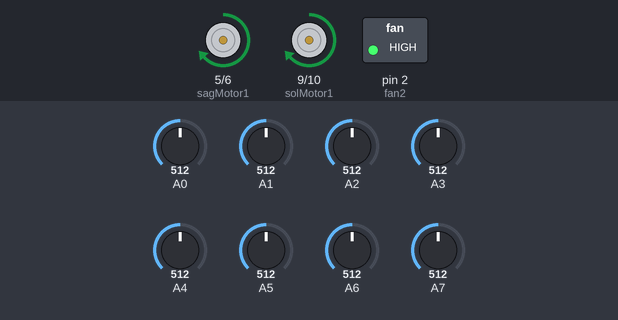
Simulated run of this sketch. Board: Arduino Nano, built with avr-gcc and run on an emulated ATmega328P. On the bench: motor-driver pin pairs drawn as motors (green arrow = first pin HIGH = forward, orange = second pin HIGH = backward, longer = more drive), switched loads named in the sketch (green lamp = pin HIGH). Inputs (shaded band) come from the test bench; at power-on: A0 = 512, A1 = 512, A6 = 512, A5 = 512, A7 = 512, A2 = 512, A3 = 512, A4 = 512.

Above: at 6.6 s.
6.7 s: A0 set to 716
At 8.1 s:
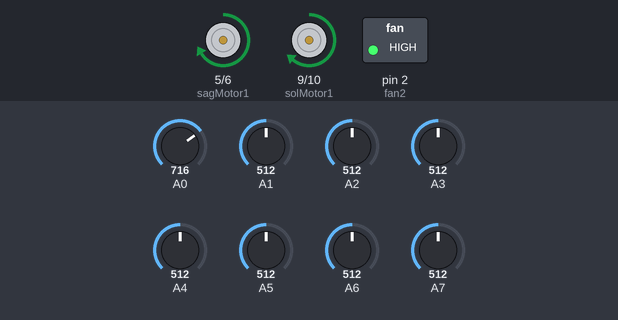
8.4 s: A1 set to 110
At 8.63 s:
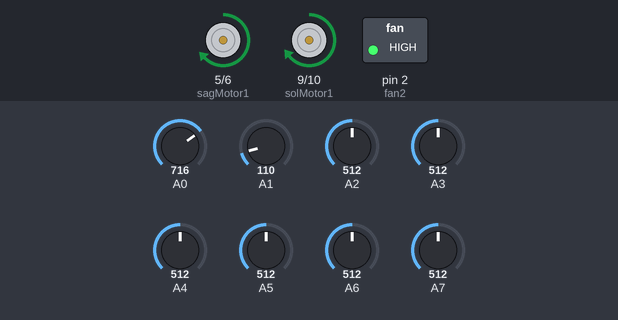
10.8 s: A6 set to 716
At 12.0 s:
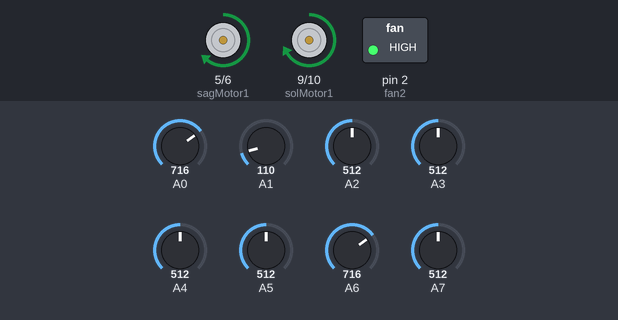
12.3 s: A5 set to 110
At 13.5 s:
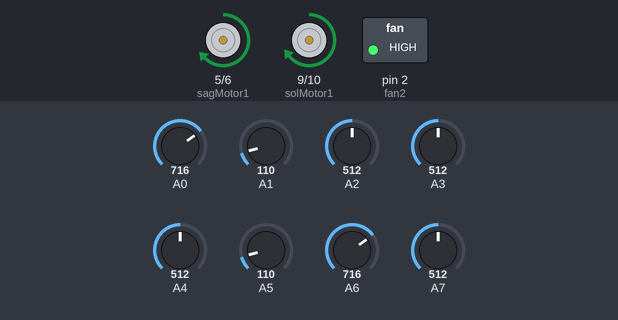
13.8 s: A7 set to 110
At 15.0 s:
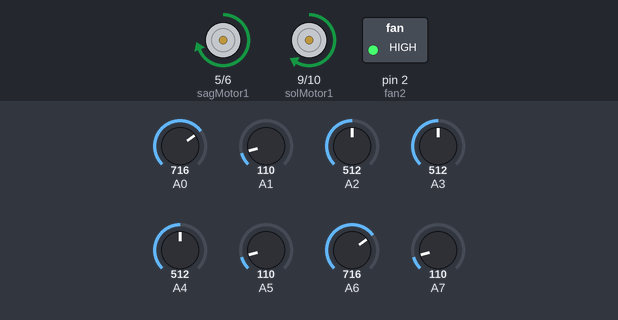
15.3 s: A0 set to 306
At 15.49 s:
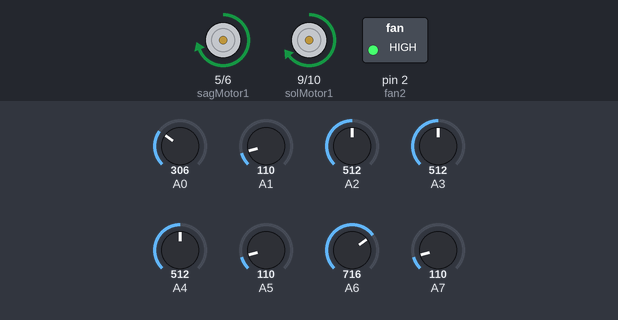
Timing chart, 0 to 17.8 s (numbered marks = the images above; inputs shaded):
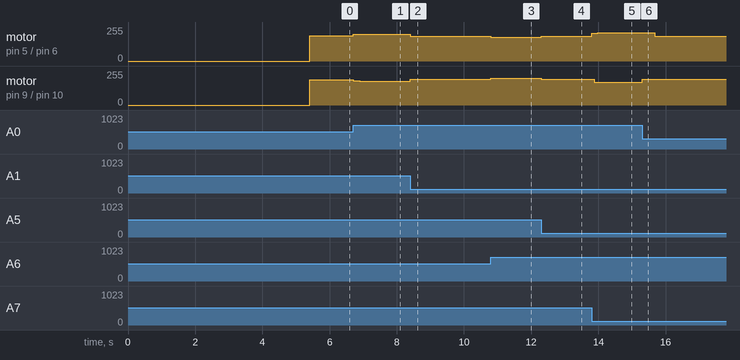

Measured:
- after the input at 6.7 s, motor on pin 5 (sagMotor1) / pin 6 (sagMotor2): forward 190/255 → forward 199/255 at once, → forward 200/255 0.20 s later; motor on pin 9 (solMotor1) / pin 10 (solMotor2): forward 190/255 → forward 181/255 at once, → forward 180/255 0.20 s later
- after the input at 8.4 s, motor on pin 5 (sagMotor1) / pin 6 (sagMotor2): forward 200/255 → forward 187/255 at once, → forward 186/255 0.45 s later, → forward 185/255 0.52 s later; motor on pin 9 (solMotor1) / pin 10 (solMotor2): forward 180/255 → forward 193/255 at once, → forward 194/255 0.45 s later, → forward 195/255 0.52 s later
- after the input at 10.8 s, motor on pin 5 (sagMotor1) / pin 6 (sagMotor2): forward 185/255 → forward 179/255 at once; motor on pin 9 (solMotor1) / pin 10 (solMotor2): forward 195/255 → forward 201/255 at once
- after the input at 12.3 s, motor on pin 5 (sagMotor1) / pin 6 (sagMotor2): forward 179/255 → forward 187/255 at once; motor on pin 9 (solMotor1) / pin 10 (solMotor2): forward 201/255 → forward 193/255 at once
- after the input at 13.8 s, motor on pin 5 (sagMotor1) / pin 6 (sagMotor2): forward 187/255 → forward 209/255 at once, → forward 210/255 0.07 s later, → forward 211/255 0.10 s later; motor on pin 9 (solMotor1) / pin 10 (solMotor2): forward 193/255 → forward 170/255 after 0.08 s, → forward 169/255 0.10 s later
- after the input at 15.3 s, motor on pin 5 (sagMotor1) / pin 6 (sagMotor2): forward 211/255 → forward 186/255 after 0.39 s, → forward 185/255 0.50 s later; motor on pin 9 (solMotor1) / pin 10 (solMotor2): forward 169/255 → forward 193/255 at once, → forward 194/255 0.38 s later, → forward 195/255 0.50 s later

The sketch:

04_Fanli_PID_Li.ino
```cpp
// BU KOD MUCİT AKADEMİSİ İÇİN EMRE DEMİRÖZ HOCA TARAFINDAN HAZIRLANMIŞTIR.
// Profesyonel Cizgi Izleyen - Fanli PID'li Taslak
// ROBOMER kart pinleri:
// Sag motor: D5-D6, Sol motor: D9-D10
// Cizgi sensorleri: A0-A7
// Fan cikisi: D2

#include <QTRSensors.h>

int sagMotor1 = 5;
int sagMotor2 = 6;
int solMotor1 = 9;
int solMotor2 = 10;
int fan2 = 2;

int temelHiz = 190;
int enYuksekHiz = 255;
int fanHizi = 200;

float Kp = 0.055;
float Ki = 0.0001;
float Kd = 0.75;

int sonHata = 0;
float toplamHata = 0;

QTRSensors qtr;
const uint8_t sensorSayisi = 8;
uint16_t sensorDegerleri[sensorSayisi];

void setup() {
  Serial.begin(9600);

  pinMode(sagMotor1, OUTPUT);
  pinMode(sagMotor2, OUTPUT);
  pinMode(solMotor1, OUTPUT);
  pinMode(solMotor2, OUTPUT);
  pinMode(fan2, OUTPUT);

  qtr.setTypeAnalog();
  qtr.setSensorPins((const uint8_t[]){A0, A1, A2, A3, A4, A5, A6, A7}, sensorSayisi);

  for (int i = 0; i < 120; i++) {
    qtr.calibrate();
    delay(20);
  }

  analogWrite(fan2, fanHizi);
}

void loop() {
  int konum = qtr.readLineBlack(sensorDegerleri);
  int hata = konum - 3500;

  toplamHata = toplamHata + hata;
  toplamHata = constrain(toplamHata, -10000, 10000);

  int hataDegisimi = hata - sonHata;
  int duzeltme = (Kp * hata) + (Ki * toplamHata) + (Kd * hataDegisimi);

  sonHata = hata;

  int sagHiz = temelHiz - duzeltme;
  int solHiz = temelHiz + duzeltme;

  sagHiz = constrain(sagHiz, 0, enYuksekHiz);
  solHiz = constrain(solHiz, 0, enYuksekHiz);

  motorlariSur(sagHiz, solHiz);
}

void motorlariSur(int sagHiz, int solHiz) {
  analogWrite(sagMotor1, sagHiz);
  digitalWrite(sagMotor2, LOW);

  analogWrite(solMotor1, solHiz);
  digitalWrite(solMotor2, LOW);
}

void dur() {
  digitalWrite(sagMotor1, LOW);
  digitalWrite(sagMotor2, LOW);
  digitalWrite(solMotor1, LOW);
  digitalWrite(solMotor2, LOW);
}
```
